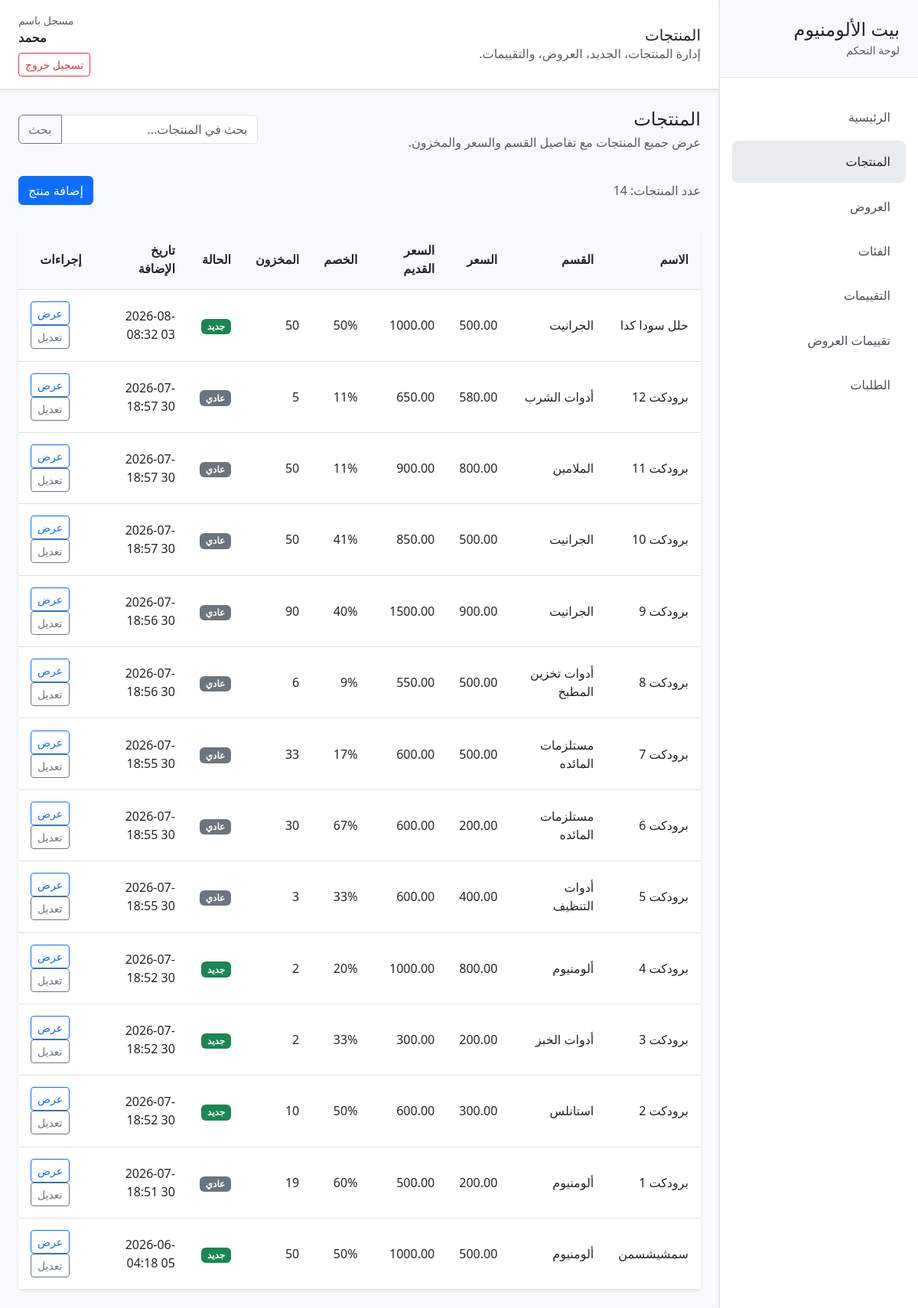
Page /dashboard/products/ (signed in) on the earlier database version.
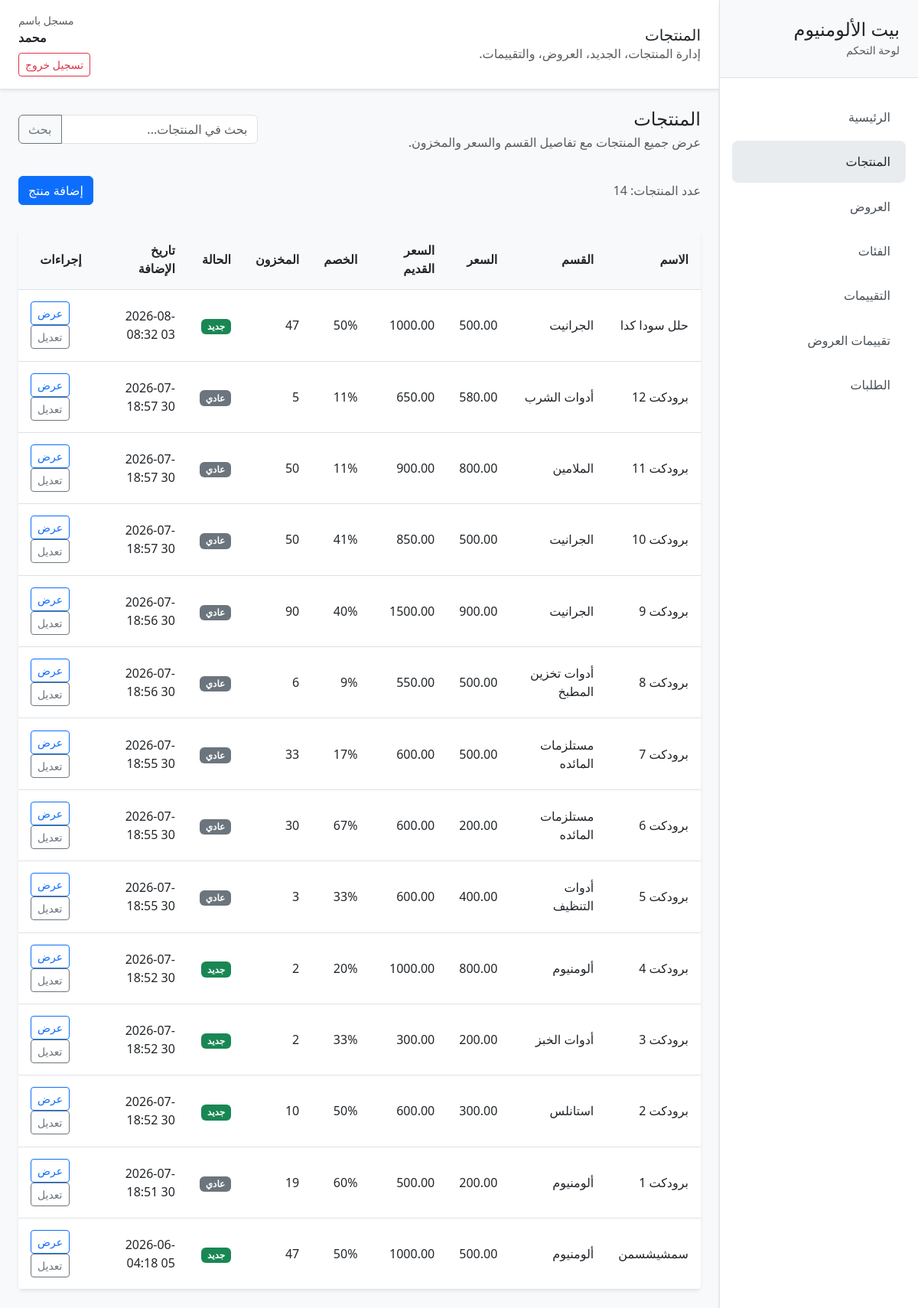
Same page on the later database version.
### products/models.py (models this page shows, shortened)
class Product(models.Model):
    name = models.CharField(max_length=255)
    description = models.TextField()
    price = models.DecimalField(max_digits=10, decimal_places=2)
    old_price = models.DecimalField(
        max_digits=10,
        decimal_places=2,
        null=True,
        blank=True
    )
    image = models.ImageField(upload_to='products/')
    image_2 = models.ImageField(upload_to='products/', null=True, blank=True)
    image_3 = models.ImageField(upload_to='products/', null=True, blank=True)
    image_4 = models.ImageField(upload_to='products/', null=True, blank=True)
    image_5 = models.ImageField(upload_to='products/', null=True, blank=True)
    more_details = models.TextField(null=True, blank=True)
    specs = models.TextField(null=True, blank=True)
    features = models.TextField(null=True, blank=True)
    stock = models.PositiveIntegerField(default=0)
    category = models.ForeignKey(
        "products.Category",
        on_delete=models.SET_NULL,
        related_name="products",
        null=True,
        blank=True
    )
    is_new = models.BooleanField(default=False)
    is_featured_new_arrival = models.BooleanField(
        default=False,
        help_text="المنتج المميز اللي يظهر في قسم New Arrivals - منتج واحد بس ينفع يكون True"
    )
    added_at = models.DateTimeField(auto_now_add=True)
    @property
    def discount(self):
        if self.old_price and self.old_price > self.price:
            return round(
                ((self.old_price - self.price) / self.old_price) * 100
            )
        return 0

class Category(models.Model):
    name = models.CharField(max_length=100)
    def __str__(self):
        return self.name

### dashboard/views.py (the view)
# urls.py: path('dashboard/products/', views.dashboard_products, name='dashboard_products'),
@login_required
def dashboard_products(request):
    products = Product.objects.select_related('category').order_by('-added_at')
    context = _dashboard_context(
        request,
        active_page='products',
        queryset=products,
        search_fields=['name', 'description'],
    )
    return render(request, 'dashboard/products_list.html', context)

### dashboard/views.py (called while the page is built)
def _filter_queryset_by_search(queryset, search_query, fields):
    if not search_query or not fields:
        return queryset
    query = Q()
    for field in fields:
        query |= Q(**{f"{field}__icontains": search_query})
    return queryset.filter(query)

def _paginate_queryset(request, queryset, per_page=15):
    paginator = Paginator(queryset, per_page)
    page_number = request.GET.get('page')
    return paginator.get_page(page_number)

def _dashboard_context(request, active_page, queryset, search_fields=None):
    search_query = request.GET.get('search', '').strip()
    queryset = _filter_queryset_by_search(queryset, search_query, search_fields or [])
    page_obj = _paginate_queryset(request, queryset)
    return {
        'search_query': search_query,
        'page_obj': page_obj,
        'active_page': active_page,
        'result_count': queryset.count(),
    }

### dashboard/templates/dashboard/products_list.html (shortened to what this page needs)
{% extends 'products/base.html' %} {% block title %}بيت الألومنيوم - المنتجات{% endblock %}
{% block page_title %}المنتجات{% endblock %}
{% block content %}
<div class="d-flex flex-column gap-3">
  <div class="d-flex flex-column flex-md-row justify-content-between align-items-start align-items-md-center gap-3 mb-3">
    <div>
      <h2 class="h4 mb-1">المنتجات</h2>
      <p class="text-muted mb-0">عرض جميع المنتجات مع تفاصيل القسم والسعر والمخزون.</p>
    </div>
    <form method="get" class="search-box">
      <div class="input-group">
        <input type="search" name="search" class="form-control" placeholder="بحث في المنتجات..." value="{{ search_query }}" />
        <button class="btn btn-outline-secondary" type="submit">بحث</button>
      </div>
    </form>
  </div>
  <div class="d-flex justify-content-between align-items-center mb-3">
    <span class="text-muted">عدد المنتجات: {{ result_count }}</span>
    <a href="{% url 'products:add_product' %}" class="btn btn-primary">إضافة منتج</a>
  </div>
  <div class="table-responsive shadow-sm rounded overflow-hidden bg-white">
    <table class="list-table mb-0">
      <thead>
        <tr>
          <th class="text-start">الاسم</th>
          <th class="text-start">القسم</th>
          <th class="text-start">السعر</th>
          <th class="text-start">السعر القديم</th>
          <th class="text-start">الخصم</th>
          <th class="text-start">المخزون</th>
          <th class="text-start">الحالة</th>
          <th class="text-start">تاريخ الإضافة</th>
          <th class="text-center">إجراءات</th>
        </tr>
      </thead>
      <tbody>
        {% for product in page_obj.object_list %}
        <tr class="clickable-row" data-href="{% url 'products:product_details' product.pk %}">
          <td>{{ product.name }}</td>
          <td>{{ product.category }}</td>
          <td>{{ product.price }}</td>
          <td>{% if product.old_price %}{{ product.old_price }}{% else %}-{% endif %}</td>
          <td>{% if product.discount > 0 %}{{ product.discount }}%{% else %}-{% endif %}</td>
          <td>{{ product.stock }}</td>
          <td>{% if product.is_new %}<span class="badge bg-success">جديد</span>{% else %}<span class="badge bg-secondary">عادي</span>{% endif %}</td>
          <td>{{ product.added_at|date:'Y-m-d H:i' }}</td>
          <td class="text-end table-actions">
            <a href="{% url 'products:product_details' product.pk %}" class="btn btn-sm btn-outline-primary">عرض</a>
            <a href="{% url 'products:edit_product' product.pk %}" class="btn btn-sm btn-outline-secondary">تعديل</a>
          </td>
        </tr>
        {% empty %}
        <tr><td colspan="9" class="py-5 text-center text-muted">لا توجد منتجات مطابقة للبحث.</td></tr>
        {% endfor %}
      </tbody>
    </table>
  </div>
</div>
{% endblock %}

Differences in the rows shown:
changed Product "حلل سودا كدا": stock "50" → "47"
changed Product "سمشيشسمن": stock "50" → "47"
